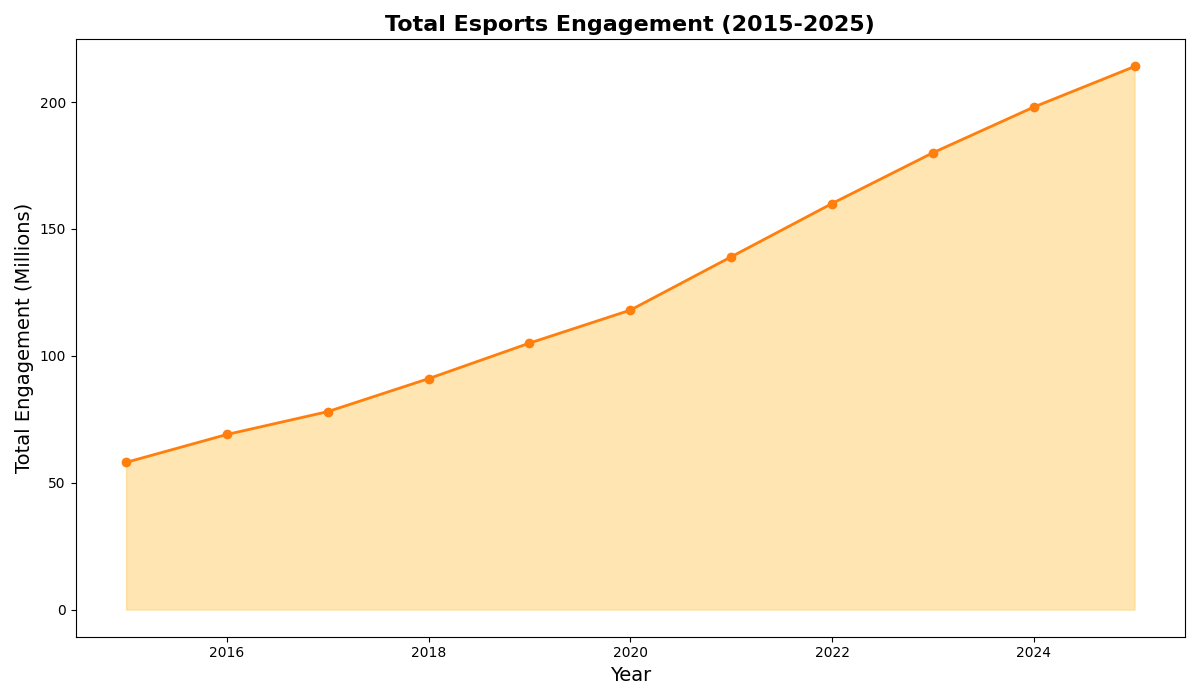

This figure's Python source:
import matplotlib.pyplot as plt
import numpy as np

years = np.arange(2015, 2026)
battle_royale = np.array([5, 7, 10, 15, 20, 25, 35, 45, 55, 60, 65])
MOBA = np.array([20, 23, 25, 27, 30, 32, 35, 38, 40, 45, 48])
FPS = np.array([15, 18, 20, 22, 23, 25, 28, 30, 33, 36, 40])
sports = np.array([10, 12, 13, 15, 18, 20, 23, 27, 30, 33, 35])
strategy = np.array([8, 9, 10, 12, 14, 16, 18, 20, 22, 24, 26])

total_engagement = battle_royale + MOBA + FPS + sports + strategy

fig, ax = plt.subplots(figsize=(12, 7))

ax.plot(years, total_engagement, marker='o', color='#ff7f0e', linestyle='-', linewidth=2)
ax.fill_between(years, 0, total_engagement, color='#ffcc66', alpha=0.5)
ax.set_title('Total Esports Engagement (2015-2025)', fontsize=16, fontweight='bold')
ax.set_xlabel('Year', fontsize=14)
ax.set_ylabel('Total Engagement (Millions)', fontsize=14)

plt.tight_layout()
plt.show()
